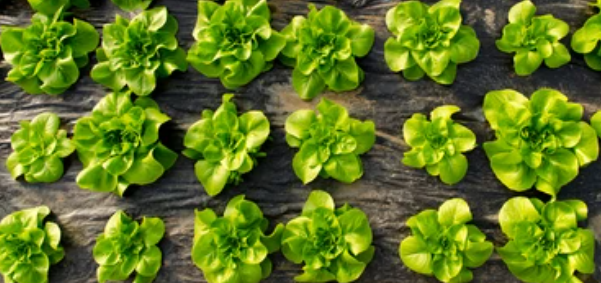
#> input picture Edge_Compute/images/Capture1.png, 601 x 283 px, found by its file name; its folder holds only this picture in this run
$ python 'prototype for plant finder.py'   (older library calls are emulated)
#> lines starting #> are read from the running program, lines starting #| are printed output that depends on the picture
### Edge_Compute/image_utils.py
import cv2
import numpy as np
from matplotlib import pyplot as plt
import os


# [159 lines left out: functions save_center, detect_cutt_offs, edge_image_to_edge_points_np_list, not called in this run]

def detect_edges(filename,path,out_path, thres1=150,thres2=220):
    # Read the original image
#> called with filename = 'Capture1.png', path = 'Edge_Compute/images/', out_path = 'Edge_Compute/diagnostics/', thres1 = 150, thres2 = 220
    img = cv2.imread(path+filename)
#> img is the input picture: shape (283, 601, 3); mean B, G, R 31.7, 120.1, 96.8
    #print(img)
    # Convert to graycsale
    img_gray = cv2.cvtColor(img, cv2.COLOR_BGR2GRAY)
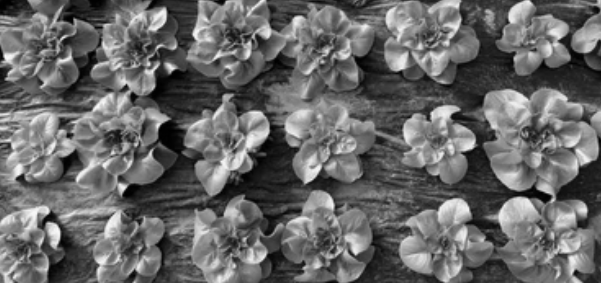
#> img_gray: shape (283, 601); min 0, max 249, mean 103.1
    # Blur the image for better edge detection
    img_blur = cv2.GaussianBlur(img_gray, (3,3), 0)
    # Sobel Edge Detection
    sobelx = cv2.Sobel(src=img_blur, ddepth=cv2.CV_64F, dx=1, dy=0, ksize=5) # Sobel Edge Detection on the X axis
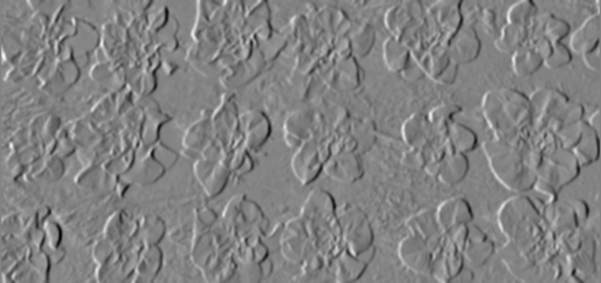
#> sobelx: shape (283, 601) float64; min -7987, max 7635, mean -6.6; drawn with min black and max white
    sobely = cv2.Sobel(src=img_blur, ddepth=cv2.CV_64F, dx=0, dy=1, ksize=5) # Sobel Edge Detection on the Y axis
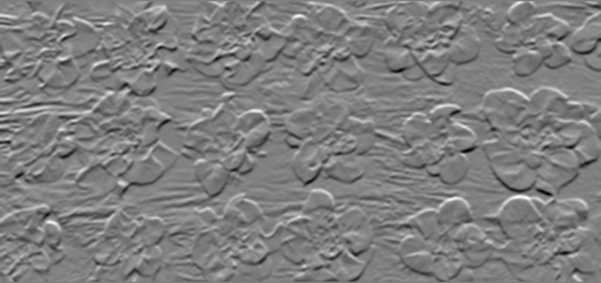
#> sobely: shape (283, 601) float64; min -7005, max 7062, mean 3.9; drawn with min black and max white
    sobelxy = cv2.Sobel(src=img_blur, ddepth=cv2.CV_64F, dx=1, dy=1, ksize=5) # Combined X and Y Sobel Edge Detection
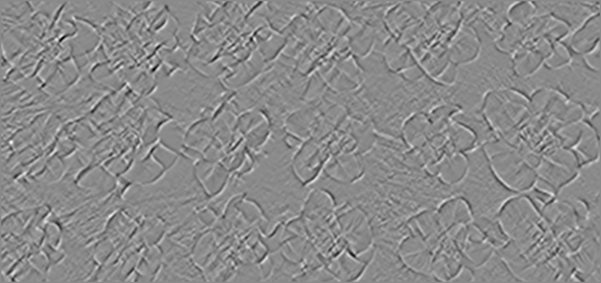
#> sobelxy: shape (283, 601) float64; min -1452, max 1219, mean -0.1; drawn with min black and max white
    # Canny Edge Detection
    edge_image = cv2.Canny(image=img_blur, threshold1=thres1, threshold2=thres2) # Canny Edge Detection
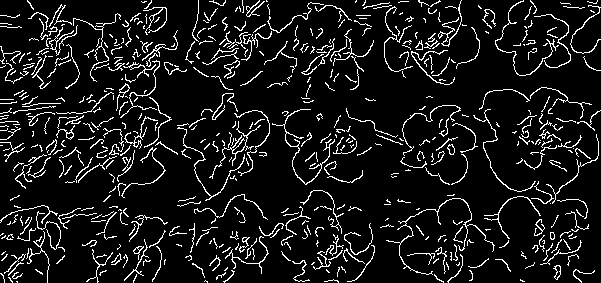
#> edge_image: shape (283, 601); 9.5% white in thin lines or dots
    #experiment
    edge_image_simple=simplify_image(edge_image)
    #img=simplify_image(img)
    # Save filtered result
    cv2.imwrite(out_path+'edge_detection_result.png', edge_image)
    cv2.destroyAllWindows()
    return img,edge_image,edge_image_simple


# [22 lines left out: function detect_thres, not called in this run]

def simplify_image(input_image):
    standard_length=589 #increase if results not right amount of plants, decrease for performance
    dimensions = input_image.shape
#> dimensions = (283, 601)
    #print(dimensions)
    ratio=dimensions[0]/dimensions[1]
#> ratio = 0.471

    #return cv2.resize(input_image, dsize=(standard_length,int(ratio*standard_length)), interpolation=cv2.INTER_CUBIC) ignore untill fix y1,y2 discrepency when dimensions change
    return input_image

### Edge_Compute/prototype for plant finder.py

import time
from clustering_utils import check_cluster_multitudes,find_elbow,find_centroids,plot_cluster_graph,plot_image_with_centers_lines,find_lines
from image_utils import detect_edges,edge_image_to_edge_points_np_list


path="Edge_Compute/images/"
out_path="Edge_Compute/diagnostics/"
filename='Capture1.png' #set image to test
def process_image(filename,path,out_path,diagnostics_mode='full'):

    t1=time.time()
    img,edge_image_good,edge_image_simple=detect_edges(filename,path,out_path,thres1=150,thres2=220) #takes image and 2 thresholding parameters for the edge filter, gives back the original image and the filtered image as cv2 img objects (basically numpy arrays, original image has color, filtered is B&W (no  rgb))
    t2=time.time()
#> (the run stopped early here; a loop or call above may not have finished)
